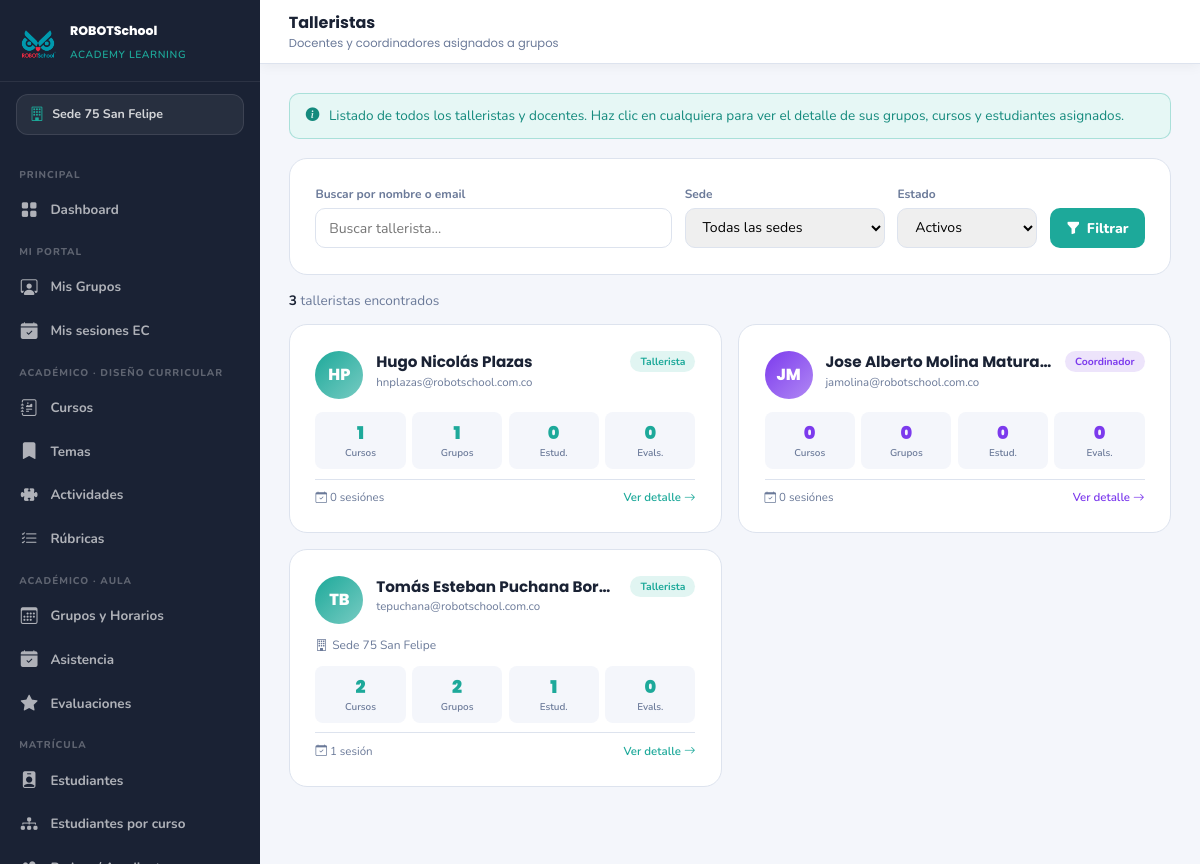
/modulos/academico/talleristas.php (signed in), run on the app's committed database.
### tables this page shows
CREATE TABLE `sedes` (
  `id` int(10) UNSIGNED NOT NULL,
  `nombre` varchar(100) NOT NULL,
  `ciudad` varchar(80) NOT NULL,
  `direccion` varchar(150) NOT NULL,
  `telefono` varchar(20) DEFAULT NULL,
  `email` varchar(100) DEFAULT NULL,
  `activa` tinyint(1) NOT NULL DEFAULT 1,
  `created_at` datetime NOT NULL DEFAULT current_timestamp()
);

CREATE TABLE `usuarios` (
  `id` int(10) UNSIGNED NOT NULL,
  `sede_id` int(10) UNSIGNED DEFAULT NULL COMMENT 'NULL = admin general',
  `nombre` varchar(120) NOT NULL,
  `email` varchar(120) NOT NULL,
  `password_hash` varchar(255) NOT NULL,
  `rol` enum('admin_general','admin_sede','coordinador_pedagogico','docente','padre') NOT NULL DEFAULT 'padre',
  `activo` tinyint(1) NOT NULL DEFAULT 1,
  `ultimo_login` datetime DEFAULT NULL,
  `created_at` datetime NOT NULL DEFAULT current_timestamp()
);

### config/config.php (called while the page is built, shortened)
<?php
function h($str) {
    return htmlspecialchars($str ?? '', ENT_QUOTES, 'UTF-8');
}

### modulos/academico/talleristas.php (the view, shortened to what this page needs)
<?php
require_once __DIR__ . '/../../config/config.php';
require_once ROOT . '/config/auth.php';
$menu_activo = 'talleristas';
$q_buscar   = trim($_GET['buscar']  ?? '');
$q_activo   = $_GET['activo'] ?? 'si';
$sedes = $pdo->query("SELECT * FROM sedes WHERE activa = 1 ORDER BY nombre")->fetchAll();
$where = ["u.rol IN ('docente','coordinador_pedagogico')"];
$params = [];
if ($q_activo === 'si')  { $where[] = 'u.activo = 1'; }
$sql = "SELECT u.id, u.nombre, u.email, u.rol, u.activo, u.sede_id,
        s.nombre AS sede_nombre,
        (SELECT COUNT(DISTINCT dg.grupo_id) FROM docente_grupos dg
         JOIN grupos g ON g.id = dg.grupo_id
         WHERE dg.docente_id = u.id AND g.activo = 1) AS total_grupos,
        (SELECT COUNT(DISTINCT g.curso_id) FROM docente_grupos dg
         JOIN grupos g ON g.id = dg.grupo_id
         WHERE dg.docente_id = u.id AND g.activo = 1) AS total_cursos,
        (SELECT COUNT(DISTINCT m.estudiante_id) FROM docente_grupos dg
         JOIN matriculas m ON m.grupo_id = dg.grupo_id
         WHERE dg.docente_id = u.id AND m.estado = 'activa') AS total_estudiantes,
        (SELECT COUNT(*) FROM evaluaciones e WHERE e.docente_id = u.id) AS total_evaluaciones,
        (SELECT COUNT(*) FROM sesiones ses WHERE ses.creado_por = u.id) AS total_sesiones
        FROM usuarios u
        LEFT JOIN sedes s ON s.id = u.sede_id
        WHERE " . implode(' AND ', $where) . "
        ORDER BY u.activo DESC, u.nombre ASC";
$stmt = $pdo->prepare($sql);
$stmt->execute($params);
$talleristas = $stmt->fetchAll();
$total_mostrados = count($talleristas);
require_once ROOT . '/includes/head.php';
require_once ROOT . '/includes/sidebar.php';
?>
<header class="main-header">
  <div class="header-title">Talleristas <small>Docentes y coordinadores asignados a grupos</small></div>
</header>
<main class="main-content">
  <div class="alert-rsal alert-info" style="margin-bottom:1.2rem;">
    <i class="bi bi-info-circle-fill"></i>
    Listado de todos los talleristas y docentes. Haz clic en cualquiera para ver el detalle de sus grupos, cursos y estudiantes asignados.
  </div>
  <div class="card-rsal" style="margin-bottom:1rem;">
    <form method="GET" style="display:grid;grid-template-columns:1fr 200px 140px auto;gap:.8rem;align-items:end;">
      <div>
        <label style="font-size:.75rem;font-weight:700;color:var(--muted);display:block;margin-bottom:.3rem;">Buscar por nombre o email</label>
        <input type="text" name="buscar" value="<?= h($q_buscar) ?>"
               placeholder="Buscar tallerista..."
               style="width:100%;padding:.55rem .8rem;border:1.5px solid var(--border);border-radius:10px;font-size:.88rem;"/>
      </div>
      <div>
        <label style="font-size:.75rem;font-weight:700;color:var(--muted);display:block;margin-bottom:.3rem;">Sede</label>
        <select name="sede" style="width:100%;padding:.55rem .8rem;border:1.5px solid var(--border);border-radius:10px;font-size:.88rem;">
          <option value="0">Todas las sedes</option>
        </select>
      </div>
      <div>
        <label style="font-size:.75rem;font-weight:700;color:var(--muted);display:block;margin-bottom:.3rem;">Estado</label>
        <select name="activo" style="width:100%;padding:.55rem .8rem;border:1.5px solid var(--border);border-radius:10px;font-size:.88rem;">
          <option value="si"    <?= $q_activo === 'si'    ? 'selected' : '' ?>>Activos</option>
        </select>
      </div>
      <button type="submit" class="btn-rsal-primary" style="padding:.6rem 1rem;">
        <i class="bi bi-funnel-fill"></i> Filtrar
      </button>
    </form>
  </div>
  <div style="display:flex;justify-content:space-between;align-items:center;margin-bottom:.8rem;">
    <div style="font-size:.85rem;color:var(--muted);">
      <strong style="color:var(--dark);"><?= $total_mostrados ?></strong> tallerista<?= $total_mostrados != 1 ? 's' : '' ?> encontrado<?= $total_mostrados != 1 ? 's' : '' ?>
    </div>
  </div>
  <?php if (empty($talleristas)): ?>
    <div class="empty-state">
      <i class="bi bi-person-workspace"></i>
      <h3>No hay talleristas con estos filtros</h3>
      <p>Ajusta los filtros o revisa el m&oacute;dulo de Usuarios para crear uno.</p>
    </div>
  <?php else: ?>
    <div style="display:grid;grid-template-columns:repeat(auto-fill,minmax(340px,1fr));gap:1rem;">
      <?php foreach ($talleristas as $t):
        $iniciales = strtoupper(substr($t['nombre'], 0, 1) . substr(strrchr($t['nombre'], ' ') ?: $t['nombre'], 1, 1));
        $es_coord = $t['rol'] === 'coordinador_pedagogico';
        $badge_color = $es_coord ? '#7c3aed' : '#1DA99A';
        $badge_bg    = $es_coord ? '#ede4fb' : '#e1f5f2';
        $rol_lbl     = $es_coord ? 'Coordinador' : 'Tallerista';
      ?>
      <a href="<?= $U ?>modulos/academico/tallerista_ver.php?id=<?= $t['id'] ?>"
         style="text-decoration:none;color:inherit;">
      <div class="card-rsal" style="margin:0;transition:all .2s;<?= !$t['activo'] ? 'opacity:.55;' : '' ?>"
           onmouseover="this.style.transform='translateY(-3px)';this.style.boxShadow='0 8px 24px rgba(0,0,0,.08)'"
           onmouseout="this.style.transform='';this.style.boxShadow=''">
        <div style="display:flex;align-items:flex-start;gap:.8rem;margin-bottom:.8rem;">
          <div style="width:48px;height:48px;border-radius:50%;background:linear-gradient(135deg,<?= $badge_color ?>,<?= $badge_color ?>99);color:#fff;display:flex;align-items:center;justify-content:center;font-family:'Poppins',sans-serif;font-size:1rem;font-weight:800;flex-shrink:0;">
            <?= h($iniciales) ?>
          </div>
          <div style="flex:1;min-width:0;">
            <div style="font-family:'Poppins',sans-serif;font-size:.95rem;font-weight:700;color:var(--dark);white-space:nowrap;overflow:hidden;text-overflow:ellipsis;">
              <?= h($t['nombre']) ?>
            </div>
            <div style="font-size:.72rem;color:var(--muted);white-space:nowrap;overflow:hidden;text-overflow:ellipsis;">
              <?= h($t['email']) ?>
            </div>
          </div>
          <span style="background:<?= $badge_bg ?>;color:<?= $badge_color ?>;font-size:.65rem;font-weight:700;padding:3px 10px;border-radius:12px;white-space:nowrap;">
            <?= $rol_lbl ?>
          </span>
        </div>
        <?php if ($t['sede_nombre']): ?>
        <div style="font-size:.75rem;color:var(--muted);margin-bottom:.7rem;display:flex;align-items:center;gap:.3rem;">
          <i class="bi bi-building"></i> <?= h($t['sede_nombre']) ?>
        </div>
        <?php endif; ?>
        <div style="display:grid;grid-template-columns:repeat(4,1fr);gap:.4rem;margin-bottom:.6rem;">
          <div style="background:var(--gray);border-radius:8px;padding:.5rem;text-align:center;">
            <div style="font-family:'Poppins',sans-serif;font-size:1.1rem;font-weight:900;color:<?= $badge_color ?>;"><?= (int)$t['total_cursos'] ?></div>
            <div style="font-size:.62rem;color:var(--muted);font-weight:600;">Cursos</div>
          </div>
          <div style="background:var(--gray);border-radius:8px;padding:.5rem;text-align:center;">
            <div style="font-family:'Poppins',sans-serif;font-size:1.1rem;font-weight:900;color:<?= $badge_color ?>;"><?= (int)$t['total_grupos'] ?></div>
            <div style="font-size:.62rem;color:var(--muted);font-weight:600;">Grupos</div>
          </div>
          <div style="background:var(--gray);border-radius:8px;padding:.5rem;text-align:center;">
            <div style="font-family:'Poppins',sans-serif;font-size:1.1rem;font-weight:900;color:<?= $badge_color ?>;"><?= (int)$t['total_estudiantes'] ?></div>
            <div style="font-size:.62rem;color:var(--muted);font-weight:600;">Estud.</div>
          </div>
          <div style="background:var(--gray);border-radius:8px;padding:.5rem;text-align:center;">
            <div style="font-family:'Poppins',sans-serif;font-size:1.1rem;font-weight:900;color:<?= $badge_color ?>;"><?= (int)$t['total_evaluaciones'] ?></div>
            <div style="font-size:.62rem;color:var(--muted);font-weight:600;">Evals.</div>
          </div>
        </div>
        <div style="display:flex;justify-content:space-between;align-items:center;padding-top:.6rem;border-top:1px solid var(--border);">
          <span style="font-size:.72rem;color:var(--muted);">
            <i class="bi bi-calendar-check"></i> <?= (int)$t['total_sesiones'] ?> sesi&oacute;n<?= $t['total_sesiones'] != 1 ? 'es' : '' ?>
          </span>
          <span style="font-size:.72rem;color:<?= $badge_color ?>;font-weight:600;">
            Ver detalle <i class="bi bi-arrow-right"></i>
          </span>
        </div>
      </div>
      </a>
      <?php endforeach; ?>
    </div>
  <?php endif; ?>
</main>
</body>
</html>

### includes/sidebar.php (shortened to what this page needs)
<?php
$menu_activo = $menu_activo ?? '';
$rol_actual  = $_SESSION['usuario_rol'] ?? '';
$sedes_nav = $pdo->query("SELECT * FROM sedes WHERE activa = 1 ORDER BY nombre")->fetchAll();
$sede_nombre_activa = 'Todas las sedes';
if ($rol_actual !== 'admin_general' && !empty($_SESSION['sede_id'])) {
    foreach ($sedes_nav as $s) {
        if ($s['id'] == $_SESSION['sede_id']) { $sede_nombre_activa = $s['nombre']; break; }
    }
}
function menu_class($nombre) {
    global $menu_activo;
    return $menu_activo === $nombre ? 'menu-item active' : 'menu-item';
}
$U = BASE_URL;
$es_admin    = in_array($rol_actual, ['admin_general','admin_sede']);
$es_coord    = in_array($rol_actual, ['admin_general','admin_sede','coordinador_pedagogico']);
$es_docente  = in_array($rol_actual, ['admin_general','admin_sede','coordinador_pedagogico','docente']);
?>
<nav class="sidebar" id="sidebar">
  <div class="sidebar-brand">
    <img src="<?= $U ?>assets/img/logo R sin fondo.png" alt="RSAL"/>
    <div class="sidebar-brand-text">
      <strong>ROBOTSchool</strong>
      <small>Academy Learning</small>
    </div>
  </div>
  <div class="sede-selector">
    <i class="bi bi-building"></i>
    <span><?= h($sede_nombre_activa) ?></span>
  </div>
  <div class="sidebar-menu">
    <?php if ($es_admin): ?>
    <div class="menu-section">Principal</div>
    <a href="<?= $U ?>dashboard.php" class="<?= menu_class('dashboard') ?>">
      <i class="bi bi-grid-fill"></i> Dashboard
    </a>
    <?php endif; ?>
    <?php if ($es_docente): ?>
    <div class="menu-section">Mi Portal</div>
    <a href="<?= $U ?>docente/index.php" class="<?= menu_class('docente') ?>">
      <i class="bi bi-person-workspace"></i> Mis Grupos
    </a>
    <a href="<?= $U ?>modulos/extracurriculares/asistencia/mis_sesiones.php" class="<?= menu_class('ec_mis_sesiones') ?>">
      <i class="bi bi-calendar-check-fill"></i> Mis sesiones EC
    </a>
    <?php endif; ?>
    <?php if ($es_coord): ?>
    <div class="menu-section">Acad&eacute;mico &middot; Dise&ntilde;o curricular</div>
    <a href="<?= $U ?>modulos/academico/cursos/index.php" class="<?= menu_class('cursos') ?>">
      <i class="bi bi-journal-richtext"></i> Cursos
    </a>
    <a href="<?= $U ?>modulos/academico/temas/index.php" class="<?= menu_class('temas') ?>">
      <i class="bi bi-bookmark-fill"></i> Temas
    </a>
    <a href="<?= $U ?>modulos/academico/actividades/index.php" class="<?= menu_class('actividades') ?>">
      <i class="bi bi-puzzle-fill"></i> Actividades
    </a>
    <a href="<?= $U ?>modulos/academico/rubricas/index.php" class="<?= menu_class('rubricas') ?>">
      <i class="bi bi-list-check"></i> R&uacute;bricas
    </a>
    <?php endif; ?>
    <?php if ($es_docente): ?>
    <div class="menu-section">Acad&eacute;mico &middot; Aula</div>
    <a href="<?= $U ?>modulos/academico/grupos/index.php" class="<?= menu_class('grupos') ?>">
      <i class="bi bi-calendar3"></i> Grupos y Horarios
    </a>
    <a href="<?= $U ?>modulos/academico/asistencia/index.php" class="<?= menu_class('asistencia') ?>">
      <i class="bi bi-calendar-check-fill"></i> Asistencia
    </a>
    <a href="<?= $U ?>modulos/academico/evaluaciones/index.php" class="<?= menu_class('evaluaciones') ?>">
      <i class="bi bi-star-fill"></i> Evaluaciones
    </a>
    <?php endif; ?>
    <?php if ($es_coord): ?>
    <div class="menu-section">Matr&iacute;cula</div>
    <a href="<?= $U ?>modulos/estudiantes/index.php" class="<?= menu_class('estudiantes') ?>">
      <i class="bi bi-person-badge-fill"></i> Estudiantes
    </a>
    <a href="<?= $U ?>modulos/academico/estudiantes_por_curso.php" class="<?= menu_class('estudiantes_curso') ?>">
      <i class="bi bi-diagram-3-fill"></i> Estudiantes por curso
    </a>
    <?php if ($es_admin): ?>
    <a href="<?= $U ?>modulos/padres/index.php" class="<?= menu_class('padres') ?>">
      <i class="bi bi-people-fill"></i> Padres / Acudientes
    </a>
    <?php endif; ?>
    <?php endif; ?>
  </div>
</nav>

### data on the page
sedes: nombre "Sede 75 San Felipe"
usuarios: nombre "HP", nombre "Hugo Nicolás Plazas", email "hnplazas@robotschool.com.co", rol "Tallerista", total_cursos "1", total_grupos "1", total_estudiantes "0", total_evaluaciones "0", total_sesiones "0"
usuarios: nombre "JM", nombre "Jose Alberto Molina Matura…", email "jamolina@robotschool.com.co", rol "Coordinador", total_cursos "0", total_grupos "0", total_estudiantes "0", total_evaluaciones "0", total_sesiones "0"
usuarios: nombre "TB", nombre "Tomás Esteban Puchana Bor…", email "tepuchana@robotschool.com.co", rol "Tallerista", sede.nombre "Sede 75 San Felipe", total_cursos "2", total_grupos "2", total_estudiantes "1", total_evaluaciones "0", total_sesiones "1"

### other printed values
$total_mostrados "3"
